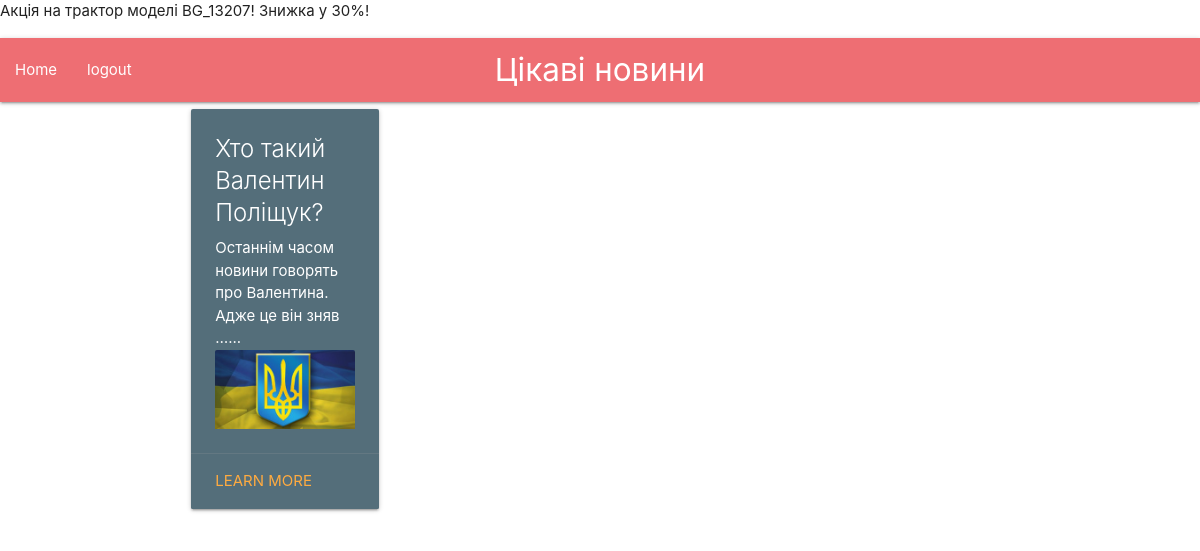
/vidomy-people (signed in), run on the app's committed database.
### main/models.py (models this page shows, shortened)
class Blog_news(models.Model):
	tittle = models.CharField(max_length = 200)
	text = models.TextField(null=False)
	date = models.DateTimeField(default = datetime.now())
	published_date = models.DateTimeField("date published", null=True, blank=True)
	image = models.ImageField(upload_to='img/', blank=True, null=True)
	news_category = models.ForeignKey(Categories, on_delete=models.SET_DEFAULT, default=1)
	url_slug_news = models.CharField(max_length = 30, null=False, default= "default")

### main/views.py (the view)
# urls.py: path("<slug:url_slug>", views.separator)
def separator(request, url_slug):
    category_urls=[c.url_slug for c in Categories.objects.all()]
    if url_slug in category_urls:
        posts=Blog_news.objects.filter(news_category__url_slug=url_slug)
        return render(request, "main/home.html", {"News":posts})
    if url_slug in [c.url_slug_news for c in Blog_news.objects.all()]:
        article = Blog_news.objects.get(url_slug_news=url_slug)
        return render(request, "main/article.html", {"article":article})
    return HttpResponse("Not a category")

### main/templates/main/home.html
{%extends "main/head.html"%}
{% block content %}
<div class="container">
<div class = "row">
{%for n in News%}
<div class="col s12 m6 l3">
<div class="card blue-grey darken-1">
        <div class="card-content white-text">
        <span class="card-title">{{n.tittle}}</span>
        <p>{{ n.text|safe|truncatewords:10}}...</p>
        <div class="card-image">
          {% if n.image%}
          <img src="{{n.image.url}}">
          {%endif%}
        </div>
        </div>
        <div class="card-action">
         <a href="/{{ n.url_slug_news }}">Learn more</a>
    </div>
    </div>
    </div>
  {% endfor %}
  </div>
{% endblock %}

### data on the page
Blog_news: tittle "Хто такий Валентин Поліщук?", text "Останнім часом новини говорять про Валентина. Адже це він зняв …", image (picture)
